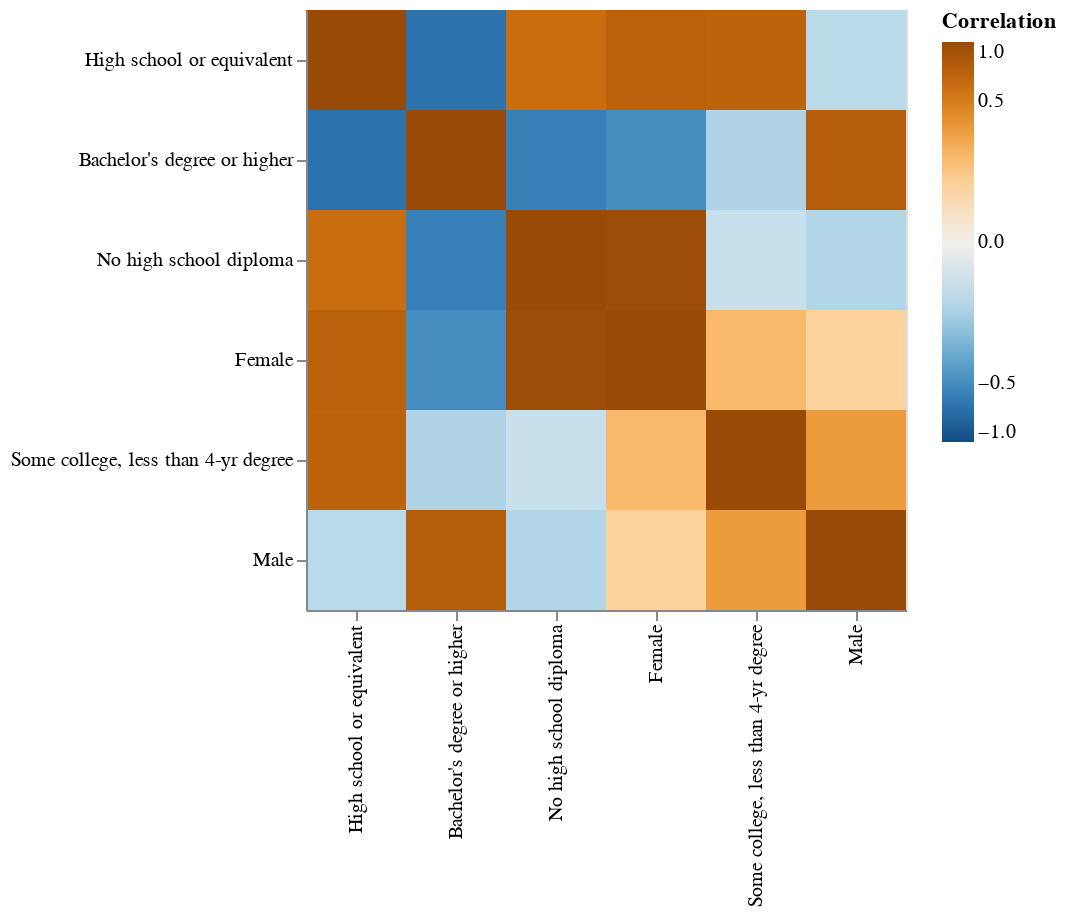

This figure's notebook cell:
### Markdown cell above
- **As we found earlier, there is a greater percentage of male respondents falling into high income ranges in comparison to females. We also found that there is a greater percentage of highly educated individuals falling into high income ranges in comparison to those with lower levels of education.**
- **Naturally, it would make sense to examine the correlation between these two variables. Let's do this with a correlation matrix.**
    - **As we can see, males are strongly positively correlated with higher levels of education, while females are positively correlated with lower levels of edcuation.**

### Code cell
#created correlation matrix
x_mx = perc_dat.drop(columns = ['Personal Income'])
corr_mx = x_mx.corr()

#correlation heat map
corr_mx_long = corr_mx.reset_index().rename(
    columns = {'index': 'row'}
).melt(
    id_vars = 'row',
    var_name = 'col',
    value_name = 'Correlation'
)

# construct plot
alt.Chart(corr_mx_long).mark_rect().encode(
    x = alt.X('col', title = '', sort = {'field': 'Correlation', 'order': 'ascending'}), 
    y = alt.Y('row', title = '', sort = {'field': 'Correlation', 'order': 'ascending'}),
    color = alt.Color('Correlation', 
                      scale = alt.Scale(scheme = 'blueorange', # diverging gradient
                                        domain = (-1, 1), # ensure white = 0
                                        type = 'sqrt'), # adjust gradient scale
                     legend = alt.Legend(tickCount = 5)) # add ticks to colorbar at 0.5 for reference
).properties(width = 300, height = 300)

### Figure 1 — Vega-Lite specification as saved in the notebook (floating-point values rounded to 4 significant figures)
{"config": {"view": {"continuousWidth": 400, "continuousHeight": 300}}, "data": {"name": "data-cb7e40e7e5aed613ebeb7c04156f3db6"}, "mark": "rect", "encoding": {"color": {"field": "Correlation", "legend": {"tickCount": 5}, "scale": {"domain": [-1, 1], "scheme": "blueorange", "type": "sqrt"}, "type": "quantitative"}, "x": {"field": "col", "sort": {"field": "Correlation", "order": "ascending"}, "title": "", "type": "nominal"}, "y": {"field": "row", "sort": {"field": "Correlation", "order": "ascending"}, "title": "", "type": "nominal"}}, "height": 300, "width": 300, "$schema": "https://vega.github.io/schema/vega-lite/v4.17.0.json", "datasets": {"data-cb7e40e7e5aed613ebeb7c04156f3db6": [{"row": "No high school diploma", "col": "No high school diploma", "Correlation": 1.0}, {"row": "High school or equivalent", "col": "No high school diploma", "Correlation": 0.6106}, {"row": "Some college, less than 4-yr degree", "col": "No high school diploma", "Correlation": -0.05636}, {"row": "Bachelor's degree or higher", "col": "No high school diploma", "Correlation": -0.5782}, {"row": "Male", "col": "No high school diploma", "Correlation": -0.1019}, {"row": "Female", "col": "No high school diploma", "Correlation": 0.9607}, {"row": "No high school diploma", "col": "High school or equivalent", "Correlation": 0.6106}, {"row": "High school or equivalent", "col": "High school or equivalent", "Correlation": 1.0}, {"row": "Some college, less than 4-yr degree", "col": "High school or equivalent", "Correlation": 0.6994}, {"row": "Bachelor's degree or higher", "col": "High school or equivalent", "Correlation": -0.6791}, {"row": "Male", "col": "High school or equivalent", "Correlation": -0.08477}, {"row": "Female", "col": "High school or equivalent", "Correlation": 0.7229}, {"row": "No high school diploma", "col": "Some college, less than 4-yr degree", "Correlation": -0.05636}, {"row": "High school or equivalent", "col": "Some college, less than 4-yr degree", "Correlation": 0.6994}, {"row": "Some college, less than 4-yr degree", "col": "Some college, less than 4-yr degree", "Correlation": 1.0}, {"row": "Bachelor's degree or higher", "col": "Some college, less than 4-yr degree", "Correlation": -0.109}, {"row": "Male", "col": "Some college, less than 4-yr degree", "Correlation": 0.3115}, {"row": "Female", "col": "Some college, less than 4-yr degree", "Correlation": 0.1834}, {"row": "No high school diploma", "col": "Bachelor's degree or higher", "Correlation": -0.5782}, {"row": "High school or equivalent", "col": "Bachelor's degree or higher", "Correlation": -0.6791}, {"row": "Some college, less than 4-yr degree", "col": "Bachelor's degree or higher", "Correlation": -0.109}, {"row": "Bachelor's degree or higher", "col": "Bachelor's degree or higher", "Correlation": 1.0}, {"row": "Male", "col": "Bachelor's degree or higher", "Correlation": 0.7692}, {"row": "Female", "col": "Bachelor's degree or higher", "Correlation": -0.4915}, {"row": "No high school diploma", "col": "Male", "Correlation": -0.1019}, {"row": "High school or equivalent", "col": "Male", "Correlation": -0.08477}, {"row": "Some college, less than 4-yr degree", "col": "Male", "Correlation": 0.3115}, {"row": "Bachelor's degree or higher", "col": "Male", "Correlation": 0.7692}, {"row": "Male", "col": "Male", "Correlation": 1.0}, {"row": "Female", "col": "Male", "Correlation": 0.08014}, {"row": "No high school diploma", "col": "Female", "Correlation": 0.9607}, {"row": "High school or equivalent", "col": "Female", "Correlation": 0.7229}, {"row": "Some college, less than 4-yr degree", "col": "Female", "Correlation": 0.1834}, {"row": "Bachelor's degree or higher", "col": "Female", "Correlation": -0.4915}, {"row": "Male", "col": "Female", "Correlation": 0.08014}, {"row": "Female", "col": "Female", "Correlation": 1.0}]}}
